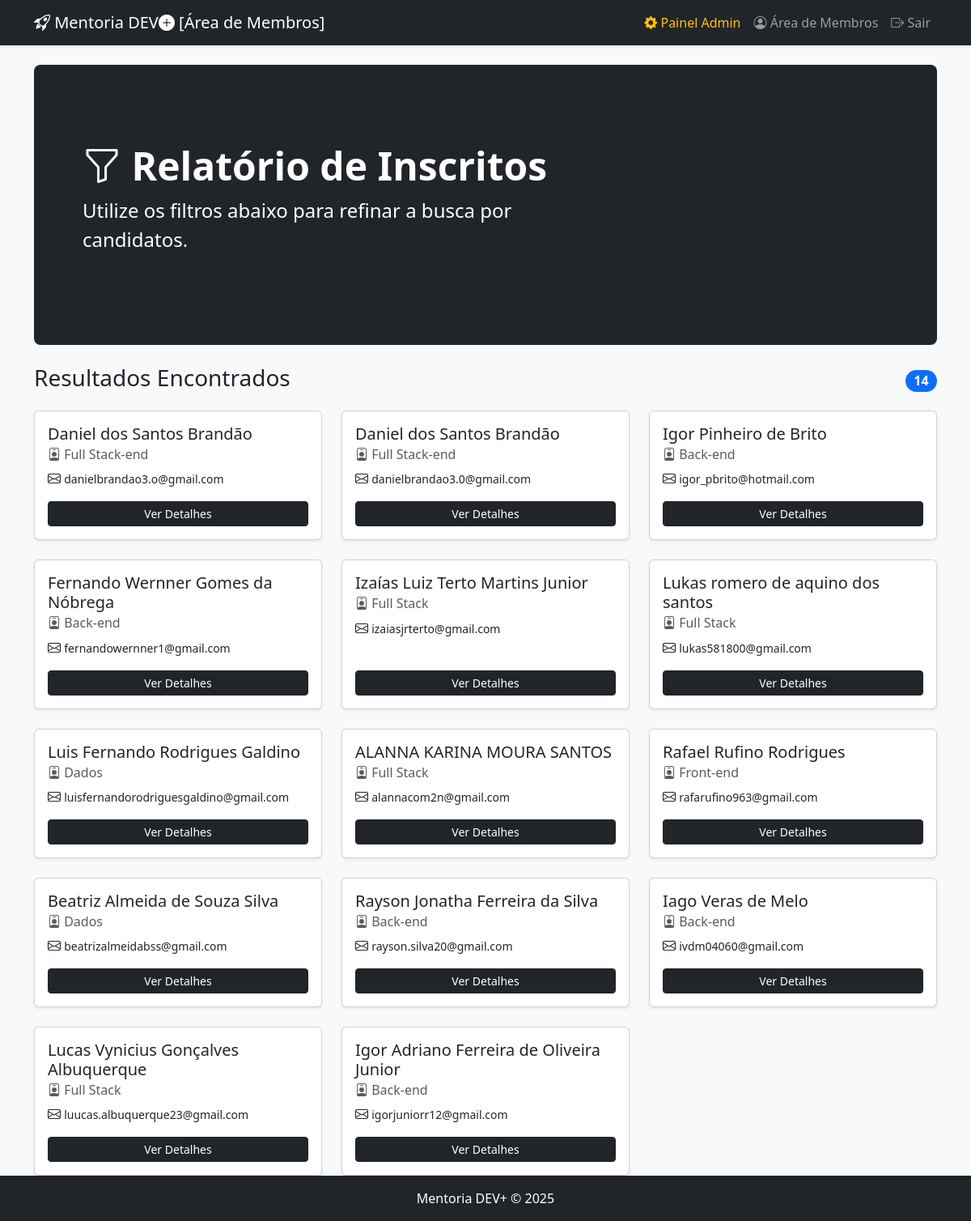
Screenshot of /admin/inscricoes (signed in) with the database file from the repository.
### api/index.py (models this page shows, shortened)
class Registros(db.Model, UserMixin): # Adiciona UserMixin
    __tablename__ = 'registros'
    id = db.Column(db.Integer, primary_key=True)
    nome = db.Column(db.String(100), nullable=False)
    email = db.Column(db.String(100), unique=True, nullable=False)
    password_hash = db.Column(db.String(128)) # Campo para senha criptografada
    is_admin = db.Column(db.Boolean, default=False)
    fone = db.Column(db.String(20))
    perfil = db.Column(db.String(100))
    desafio = db.Column(db.String(100))
    disponibilidade = db.Column(db.String(100))
    mensagem = db.Column(db.Text)
    data_inscricao = db.Column(db.DateTime, default=datetime.utcnow)
    status = db.Column(db.String(50), default='Inscrito')
    token_matricula = db.Column(db.String(32), unique=True, nullable=True)
    plano_escolhido = db.Column(db.String(50), nullable=True)
    turma_id = db.Column(db.Integer, db.ForeignKey('turmas.id'))

### api/index.py (the view)
@app.route('/admin/inscricoes')
@admin_required # Protegida para administradores
def admin_lista_inscricoes():
    query = Registros.query
    filtro_perfil = request.args.get('perfil', '')
    filtro_desafio = request.args.get('desafio', '')
    filtro_disponibilidade = request.args.get('disponibilidade', '')
    if filtro_perfil:
        query = query.filter(Registros.perfil == filtro_perfil)
    if filtro_desafio:
        query = query.filter(Registros.desafio == filtro_desafio)
    if filtro_disponibilidade:
        query = query.filter(Registros.disponibilidade.like(f'%{filtro_disponibilidade}%'))
    dados_filtrados = query.order_by(Registros.data_inscricao.desc()).all()
    perfis_opcoes = sorted([p[0] for p in db.session.query(Registros.perfil).distinct().all() if p[0]])
    desafios_opcoes = sorted([d[0] for d in db.session.query(Registros.desafio).distinct().all() if d[0]])
    disponibilidades_opcoes = ['Manhã', 'Tarde', 'Noite', 'Fim de semana']
    filtros_ativos = {
        'perfil': filtro_perfil,
        'desafio': filtro_desafio,
        'disponibilidade': filtro_disponibilidade
    }
    return render_template('admin/lista_inscricoes.html', dados=dados_filtrados, total=len(dados_filtrados),
                           perfis=perfis_opcoes, desafios=desafios_opcoes,
                           disponibilidades=disponibilidades_opcoes, filtros_ativos=filtros_ativos)

### api/index.py (called while the page is built)
@login_manager.user_loader
def load_user(user_id):
    return Registros.query.get(int(user_id))

def admin_required(f):
    @wraps(f)
    def decorated_function(*args, **kwargs):
        if not current_user.is_authenticated or not current_user.is_admin:
            flash("Acesso não autorizado. Esta área é restrita para administradores.", "danger")
            return redirect(url_for('login'))
        return f(*args, **kwargs)
    return decorated_function

### templates/admin/lista_inscricoes.html (shortened to what this page needs)
{% extends "layout.html" %}
{% block content %}
<div class="p-5 mb-4 bg-dark text-white rounded-3 jumbotron-bg"
     style="background-image: linear-gradient(rgba(0, 0, 0, 0.7), rgba(0, 0, 0, 0.7)), url([https://images.unsplash.com/photo-1551288049-bebda4e38f71?q=80&w=2070&auto=format&fit=crop](https://images.unsplash.com/photo-1551288049-bebda4e38f71?q=80&w=2070&auto=format&fit=crop));">
    <div class="container-fluid py-5">
        <h1 class="display-5 fw-bold"><i class="bi bi-funnel"></i> Relatório de Inscritos</h1>
        <p class="col-md-8 fs-4">Utilize os filtros abaixo para refinar a busca por candidatos.</p>
    </div>
</div>
<div class="d-flex justify-content-between align-items-center mb-3">
    <h3>Resultados Encontrados</h3>
    <span class="badge bg-primary rounded-pill fs-6">{{ total }}</span>
</div>
<div class="row row-cols-1 row-cols-md-2 row-cols-lg-3 g-4">
    {% for linha in dados %}
    <div class="col">
        <div class="card h-100 shadow-sm">
            <div class="card-body d-flex flex-column">
                <h5 class="card-title">{{ linha.nome }}</h5>
                <h6 class="card-subtitle mb-2 text-body-secondary"><i class="bi bi-person-badge"></i> {{ linha.perfil }}</h6>
                <p class="card-text flex-grow-1"><i class="bi bi-envelope"></i> <small>{{ linha.email }}</small></p>
                <a href="{{ url_for('admin_detalhe_inscricao', id=linha.id) }}" class="btn btn-dark btn-sm mt-auto">Ver Detalhes</a>
            </div>
        </div>
    </div>
    {% else %}
        <div class="col-12"><div class="alert alert-warning text-center">Nenhum registo encontrado.</div></div>
    {% endfor %}
</div>
{% endblock %}

### templates/layout.html (style rules this page uses)
.jumbotron-bg { background-size: cover; background-position: center; }

### rows the page displays
Registros: nome "Daniel dos Santos Brandão", perfil "Full Stack-end", email "danielbrandao3.o@gmail.com"
Registros: nome "Daniel dos Santos Brandão", perfil "Full Stack-end", email "danielbrandao3.0@gmail.com"
Registros: nome "Igor Pinheiro de Brito", perfil "Back-end", email "igor_pbrito@hotmail.com"
Registros: nome "Fernando Wernner Gomes da Nóbrega", perfil "Back-end", email "fernandowernner1@gmail.com"
Registros: nome "Izaías Luiz Terto Martins Junior", perfil "Full Stack", email "izaiasjrterto@gmail.com"
Registros: nome "Lukas romero de aquino dos santos", perfil "Full Stack", email "lukas581800@gmail.com"
Registros: nome "Luis Fernando Rodrigues Galdino", perfil "Dados", email "luisfernandorodriguesgaldino@gmail.com"
Registros: nome "ALANNA KARINA MOURA SANTOS", perfil "Full Stack", email "alannacom2n@gmail.com"
Registros: nome "Rafael Rufino Rodrigues", perfil "Front-end", email "rafarufino963@gmail.com"
Registros: nome "Beatriz Almeida de Souza Silva", perfil "Dados", email "beatrizalmeidabss@gmail.com"
Registros: nome "Rayson Jonatha Ferreira da Silva", perfil "Back-end", email "rayson.silva20@gmail.com"
Registros: nome "Iago Veras de Melo", perfil "Back-end", email "ivdm04060@gmail.com"
Registros: nome "Lucas Vynicius Gonçalves Albuquerque", perfil "Full Stack", email "luucas.albuquerque23@gmail.com"
Registros: nome "Igor Adriano Ferreira de Oliveira Junior", perfil "Back-end", email "igorjuniorr12@gmail.com"

### other values shown
{{ total }} "14"
